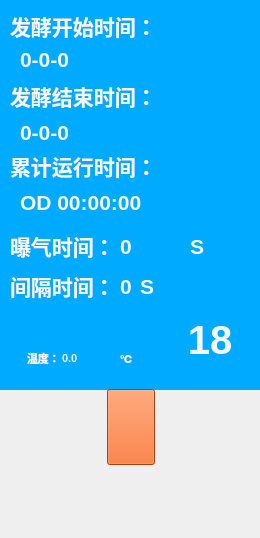
<?xml version="1.0" encoding="UTF-8"?>
<ui version="4.0">
 <class>FFTank</class>
 <widget class="QWidget" name="FFTank">
  <property name="geometry">
   <rect>
    <x>0</x>
    <y>0</y>
    <width>260</width>
    <height>538</height>
   </rect>
  </property>
  <property name="windowTitle">
   <string>Form</string>
  </property>
  <property name="autoFillBackground">
   <bool>true</bool>
  </property>
  <widget class="QFrame" name="tankFrame">
   <property name="enabled">
    <bool>true</bool>
   </property>
   <property name="geometry">
    <rect>
     <x>0</x>
     <y>0</y>
     <width>260</width>
     <height>390</height>
    </rect>
   </property>
   <property name="minimumSize">
    <size>
     <width>0</width>
     <height>0</height>
    </size>
   </property>
   <property name="palette">
    <palette>
     <active>
      <colorrole role="WindowText">
       <brush brushstyle="SolidPattern">
        <color alpha="255">
         <red>0</red>
         <green>0</green>
         <blue>0</blue>
        </color>
       </brush>
      </colorrole>
      <colorrole role="Button">
       <brush brushstyle="SolidPattern">
        <color alpha="255">
         <red>0</red>
         <green>170</green>
         <blue>255</blue>
        </color>
       </brush>
      </colorrole>
      <colorrole role="Light">
       <brush brushstyle="SolidPattern">
        <color alpha="255">
         <red>127</red>
         <green>213</green>
         <blue>255</blue>
        </color>
       </brush>
      </colorrole>
      <colorrole role="Midlight">
       <brush brushstyle="SolidPattern">
        <color alpha="255">
         <red>63</red>
         <green>191</green>
         <blue>255</blue>
        </color>
       </brush>
      </colorrole>
      <colorrole role="Dark">
       <brush brushstyle="SolidPattern">
        <color alpha="255">
         <red>0</red>
         <green>85</green>
         <blue>127</blue>
        </color>
       </brush>
      </colorrole>
      <colorrole role="Mid">
       <brush brushstyle="SolidPattern">
        <color alpha="255">
         <red>0</red>
         <green>113</green>
         <blue>170</blue>
        </color>
       </brush>
      </colorrole>
      <colorrole role="Text">
       <brush brushstyle="SolidPattern">
        <color alpha="255">
         <red>0</red>
         <green>0</green>
         <blue>0</blue>
        </color>
       </brush>
      </colorrole>
      <colorrole role="BrightText">
       <brush brushstyle="SolidPattern">
        <color alpha="255">
         <red>255</red>
         <green>255</green>
         <blue>255</blue>
        </color>
       </brush>
      </colorrole>
      <colorrole role="ButtonText">
       <brush brushstyle="SolidPattern">
        <color alpha="255">
         <red>0</red>
         <green>0</green>
         <blue>0</blue>
        </color>
       </brush>
      </colorrole>
      <colorrole role="Base">
       <brush brushstyle="SolidPattern">
        <color alpha="255">
         <red>255</red>
         <green>255</green>
         <blue>255</blue>
        </color>
       </brush>
      </colorrole>
      <colorrole role="Window">
       <brush brushstyle="SolidPattern">
        <color alpha="255">
         <red>0</red>
         <green>170</green>
         <blue>255</blue>
        </color>
       </brush>
      </colorrole>
      <colorrole role="Shadow">
       <brush brushstyle="SolidPattern">
        <color alpha="255">
         <red>0</red>
         <green>0</green>
         <blue>0</blue>
        </color>
       </brush>
      </colorrole>
      <colorrole role="AlternateBase">
       <brush brushstyle="SolidPattern">
        <color alpha="255">
         <red>127</red>
         <green>212</green>
         <blue>255</blue>
        </color>
       </brush>
      </colorrole>
      <colorrole role="ToolTipBase">
       <brush brushstyle="SolidPattern">
        <color alpha="255">
         <red>255</red>
         <green>255</green>
         <blue>220</blue>
        </color>
       </brush>
      </colorrole>
      <colorrole role="ToolTipText">
       <brush brushstyle="SolidPattern">
        <color alpha="255">
         <red>0</red>
         <green>0</green>
         <blue>0</blue>
        </color>
       </brush>
      </colorrole>
     </active>
     <inactive>
      <colorrole role="WindowText">
       <brush brushstyle="SolidPattern">
        <color alpha="255">
         <red>0</red>
         <green>0</green>
         <blue>0</blue>
        </color>
       </brush>
      </colorrole>
      <colorrole role="Button">
       <brush brushstyle="SolidPattern">
        <color alpha="255">
         <red>0</red>
         <green>170</green>
         <blue>255</blue>
        </color>
       </brush>
      </colorrole>
      <colorrole role="Light">
       <brush brushstyle="SolidPattern">
        <color alpha="255">
         <red>127</red>
         <green>213</green>
         <blue>255</blue>
        </color>
       </brush>
      </colorrole>
      <colorrole role="Midlight">
       <brush brushstyle="SolidPattern">
        <color alpha="255">
         <red>63</red>
         <green>191</green>
         <blue>255</blue>
        </color>
       </brush>
      </colorrole>
      <colorrole role="Dark">
       <brush brushstyle="SolidPattern">
        <color alpha="255">
         <red>0</red>
         <green>85</green>
         <blue>127</blue>
        </color>
       </brush>
      </colorrole>
      <colorrole role="Mid">
       <brush brushstyle="SolidPattern">
        <color alpha="255">
         <red>0</red>
         <green>113</green>
         <blue>170</blue>
        </color>
       </brush>
      </colorrole>
      <colorrole role="Text">
       <brush brushstyle="SolidPattern">
        <color alpha="255">
         <red>0</red>
         <green>0</green>
         <blue>0</blue>
        </color>
       </brush>
      </colorrole>
      <colorrole role="BrightText">
       <brush brushstyle="SolidPattern">
        <color alpha="255">
         <red>255</red>
         <green>255</green>
         <blue>255</blue>
        </color>
       </brush>
      </colorrole>
      <colorrole role="ButtonText">
       <brush brushstyle="SolidPattern">
        <color alpha="255">
         <red>0</red>
         <green>0</green>
         <blue>0</blue>
        </color>
       </brush>
      </colorrole>
      <colorrole role="Base">
       <brush brushstyle="SolidPattern">
        <color alpha="255">
         <red>255</red>
         <green>255</green>
         <blue>255</blue>
        </color>
       </brush>
      </colorrole>
      <colorrole role="Window">
       <brush brushstyle="SolidPattern">
        <color alpha="255">
         <red>0</red>
         <green>170</green>
         <blue>255</blue>
        </color>
       </brush>
      </colorrole>
      <colorrole role="Shadow">
       <brush brushstyle="SolidPattern">
        <color alpha="255">
         <red>0</red>
         <green>0</green>
         <blue>0</blue>
        </color>
       </brush>
      </colorrole>
      <colorrole role="AlternateBase">
       <brush brushstyle="SolidPattern">
        <color alpha="255">
         <red>127</red>
         <green>212</green>
         <blue>255</blue>
        </color>
       </brush>
      </colorrole>
      <colorrole role="ToolTipBase">
       <brush brushstyle="SolidPattern">
        <color alpha="255">
         <red>255</red>
         <green>255</green>
         <blue>220</blue>
        </color>
       </brush>
      </colorrole>
      <colorrole role="ToolTipText">
       <brush brushstyle="SolidPattern">
        <color alpha="255">
         <red>0</red>
         <green>0</green>
         <blue>0</blue>
        </color>
       </brush>
      </colorrole>
     </inactive>
     <disabled>
      <colorrole role="WindowText">
       <brush brushstyle="SolidPattern">
        <color alpha="255">
         <red>0</red>
         <green>85</green>
         <blue>127</blue>
        </color>
       </brush>
      </colorrole>
      <colorrole role="Button">
       <brush brushstyle="SolidPattern">
        <color alpha="255">
         <red>0</red>
         <green>170</green>
         <blue>255</blue>
        </color>
       </brush>
      </colorrole>
      <colorrole role="Light">
       <brush brushstyle="SolidPattern">
        <color alpha="255">
         <red>127</red>
         <green>213</green>
         <blue>255</blue>
        </color>
       </brush>
      </colorrole>
      <colorrole role="Midlight">
       <brush brushstyle="SolidPattern">
        <color alpha="255">
         <red>63</red>
         <green>191</green>
         <blue>255</blue>
        </color>
       </brush>
      </colorrole>
      <colorrole role="Dark">
       <brush brushstyle="SolidPattern">
        <color alpha="255">
         <red>0</red>
         <green>85</green>
         <blue>127</blue>
        </color>
       </brush>
      </colorrole>
      <colorrole role="Mid">
       <brush brushstyle="SolidPattern">
        <color alpha="255">
         <red>0</red>
         <green>113</green>
         <blue>170</blue>
        </color>
       </brush>
      </colorrole>
      <colorrole role="Text">
       <brush brushstyle="SolidPattern">
        <color alpha="255">
         <red>0</red>
         <green>85</green>
         <blue>127</blue>
        </color>
       </brush>
      </colorrole>
      <colorrole role="BrightText">
       <brush brushstyle="SolidPattern">
        <color alpha="255">
         <red>255</red>
         <green>255</green>
         <blue>255</blue>
        </color>
       </brush>
      </colorrole>
      <colorrole role="ButtonText">
       <brush brushstyle="SolidPattern">
        <color alpha="255">
         <red>0</red>
         <green>85</green>
         <blue>127</blue>
        </color>
       </brush>
      </colorrole>
      <colorrole role="Base">
       <brush brushstyle="SolidPattern">
        <color alpha="255">
         <red>0</red>
         <green>170</green>
         <blue>255</blue>
        </color>
       </brush>
      </colorrole>
      <colorrole role="Window">
       <brush brushstyle="SolidPattern">
        <color alpha="255">
         <red>0</red>
         <green>170</green>
         <blue>255</blue>
        </color>
       </brush>
      </colorrole>
      <colorrole role="Shadow">
       <brush brushstyle="SolidPattern">
        <color alpha="255">
         <red>0</red>
         <green>0</green>
         <blue>0</blue>
        </color>
       </brush>
      </colorrole>
      <colorrole role="AlternateBase">
       <brush brushstyle="SolidPattern">
        <color alpha="255">
         <red>0</red>
         <green>170</green>
         <blue>255</blue>
        </color>
       </brush>
      </colorrole>
      <colorrole role="ToolTipBase">
       <brush brushstyle="SolidPattern">
        <color alpha="255">
         <red>255</red>
         <green>255</green>
         <blue>220</blue>
        </color>
       </brush>
      </colorrole>
      <colorrole role="ToolTipText">
       <brush brushstyle="SolidPattern">
        <color alpha="255">
         <red>0</red>
         <green>0</green>
         <blue>0</blue>
        </color>
       </brush>
      </colorrole>
     </disabled>
    </palette>
   </property>
   <property name="font">
    <font>
     <weight>50</weight>
     <bold>false</bold>
    </font>
   </property>
   <property name="autoFillBackground">
    <bool>true</bool>
   </property>
   <property name="frameShape">
    <enum>QFrame::NoFrame</enum>
   </property>
   <property name="frameShadow">
    <enum>QFrame::Raised</enum>
   </property>
   <widget class="QLabel" name="startTimeLabel">
    <property name="geometry">
     <rect>
      <x>10</x>
      <y>10</y>
      <width>162</width>
      <height>32</height>
     </rect>
    </property>
    <property name="font">
     <font>
      <family>Verdana</family>
      <pointsize>16</pointsize>
      <weight>75</weight>
      <bold>true</bold>
      <kerning>true</kerning>
     </font>
    </property>
    <property name="styleSheet">
     <string notr="true">background-color: transparent;
color: rgba(250, 250, 250, 250);</string>
    </property>
    <property name="text">
     <string>发酵开始时间：</string>
    </property>
   </widget>
   <widget class="QLabel" name="endTimeLabel">
    <property name="geometry">
     <rect>
      <x>10</x>
      <y>80</y>
      <width>182</width>
      <height>32</height>
     </rect>
    </property>
    <property name="font">
     <font>
      <family>Verdana</family>
      <pointsize>16</pointsize>
      <weight>75</weight>
      <bold>true</bold>
     </font>
    </property>
    <property name="styleSheet">
     <string notr="true">background-color: transparent;
color: rgba(250, 250, 250, 250);</string>
    </property>
    <property name="text">
     <string>发酵结束时间：</string>
    </property>
   </widget>
   <widget class="QLabel" name="totalTimeLabel">
    <property name="geometry">
     <rect>
      <x>10</x>
      <y>150</y>
      <width>182</width>
      <height>32</height>
     </rect>
    </property>
    <property name="font">
     <font>
      <family>Verdana</family>
      <pointsize>16</pointsize>
      <weight>75</weight>
      <bold>true</bold>
     </font>
    </property>
    <property name="styleSheet">
     <string notr="true">background-color: transparent;
color: rgba(250, 250, 250, 250);</string>
    </property>
    <property name="text">
     <string>累计运行时间：</string>
    </property>
   </widget>
   <widget class="QLabel" name="startTimeValueLabel">
    <property name="geometry">
     <rect>
      <x>20</x>
      <y>47</y>
      <width>242</width>
      <height>32</height>
     </rect>
    </property>
    <property name="font">
     <font>
      <pointsize>16</pointsize>
      <weight>75</weight>
      <bold>true</bold>
     </font>
    </property>
    <property name="styleSheet">
     <string notr="true">background-color: transparent;
color: rgba(250, 250, 250, 250);</string>
    </property>
    <property name="text">
     <string>0-0-0</string>
    </property>
    <property name="alignment">
     <set>Qt::AlignLeading|Qt::AlignLeft|Qt::AlignTop</set>
    </property>
   </widget>
   <widget class="QLabel" name="endTimeValueLabel">
    <property name="geometry">
     <rect>
      <x>20</x>
      <y>120</y>
      <width>242</width>
      <height>32</height>
     </rect>
    </property>
    <property name="font">
     <font>
      <pointsize>16</pointsize>
      <weight>75</weight>
      <bold>true</bold>
     </font>
    </property>
    <property name="styleSheet">
     <string notr="true">background-color: transparent;
color: rgba(250, 250, 250, 250);</string>
    </property>
    <property name="text">
     <string>0-0-0</string>
    </property>
    <property name="alignment">
     <set>Qt::AlignLeading|Qt::AlignLeft|Qt::AlignTop</set>
    </property>
   </widget>
   <widget class="QLabel" name="totalTimeValueLabel">
    <property name="geometry">
     <rect>
      <x>20</x>
      <y>190</y>
      <width>200</width>
      <height>30</height>
     </rect>
    </property>
    <property name="font">
     <font>
      <pointsize>16</pointsize>
      <weight>75</weight>
      <bold>true</bold>
     </font>
    </property>
    <property name="styleSheet">
     <string notr="true">background-color: transparent;
color: rgba(250, 250, 250, 250);</string>
    </property>
    <property name="text">
     <string>OD 00:00:00</string>
    </property>
    <property name="alignment">
     <set>Qt::AlignLeading|Qt::AlignLeft|Qt::AlignTop</set>
    </property>
   </widget>
   <widget class="QLabel" name="weightTempture">
    <property name="geometry">
     <rect>
      <x>27</x>
      <y>350</y>
      <width>55</width>
      <height>16</height>
     </rect>
    </property>
    <property name="font">
     <font>
      <family>Verdana</family>
      <pointsize>8</pointsize>
      <weight>75</weight>
      <bold>true</bold>
     </font>
    </property>
    <property name="styleSheet">
     <string notr="true">background-color: transparent;
color: rgba(250, 250, 250, 250);</string>
    </property>
    <property name="text">
     <string>温度：</string>
    </property>
   </widget>
   <widget class="QLabel" name="wtValueLabel">
    <property name="geometry">
     <rect>
      <x>62</x>
      <y>350</y>
      <width>60</width>
      <height>16</height>
     </rect>
    </property>
    <property name="font">
     <font>
      <pointsize>8</pointsize>
      <weight>75</weight>
      <bold>true</bold>
     </font>
    </property>
    <property name="styleSheet">
     <string notr="true">background-color: transparent;
color: rgba(250, 250, 250, 250);</string>
    </property>
    <property name="text">
     <string>0.0</string>
    </property>
   </widget>
   <widget class="QLabel" name="wtValueLabel_1">
    <property name="geometry">
     <rect>
      <x>120</x>
      <y>350</y>
      <width>16</width>
      <height>16</height>
     </rect>
    </property>
    <property name="font">
     <font>
      <pointsize>8</pointsize>
      <weight>75</weight>
      <bold>true</bold>
     </font>
    </property>
    <property name="styleSheet">
     <string notr="true">background-color: transparent;
color: rgba(250, 250, 250, 250);</string>
    </property>
    <property name="text">
     <string>℃</string>
    </property>
   </widget>
   <widget class="QLabel" name="tankIndexLabel">
    <property name="geometry">
     <rect>
      <x>180</x>
      <y>310</y>
      <width>60</width>
      <height>60</height>
     </rect>
    </property>
    <property name="font">
     <font>
      <pointsize>30</pointsize>
      <weight>75</weight>
      <bold>true</bold>
     </font>
    </property>
    <property name="styleSheet">
     <string notr="true">background-color: transparent;
color: rgba(250, 250, 250, 250);</string>
    </property>
    <property name="text">
     <string>18</string>
    </property>
    <property name="alignment">
     <set>Qt::AlignCenter</set>
    </property>
   </widget>
   <widget class="QLabel" name="SpaceTimeLabel">
    <property name="geometry">
     <rect>
      <x>10</x>
      <y>270</y>
      <width>110</width>
      <height>32</height>
     </rect>
    </property>
    <property name="font">
     <font>
      <family>Verdana</family>
      <pointsize>16</pointsize>
      <weight>75</weight>
      <bold>true</bold>
     </font>
    </property>
    <property name="styleSheet">
     <string notr="true">background-color: transparent;
color: rgba(250, 250, 250, 250);</string>
    </property>
    <property name="text">
     <string>间隔时间：</string>
    </property>
   </widget>
   <widget class="QLabel" name="wtValueLabel_4">
    <property name="geometry">
     <rect>
      <x>140</x>
      <y>270</y>
      <width>32</width>
      <height>32</height>
     </rect>
    </property>
    <property name="font">
     <font>
      <pointsize>16</pointsize>
      <weight>75</weight>
      <bold>true</bold>
     </font>
    </property>
    <property name="styleSheet">
     <string notr="true">background-color: transparent;
color: rgba(250, 250, 250, 250);</string>
    </property>
    <property name="text">
     <string>S</string>
    </property>
   </widget>
   <widget class="QLabel" name="spacTimeValueLabel">
    <property name="geometry">
     <rect>
      <x>120</x>
      <y>270</y>
      <width>80</width>
      <height>32</height>
     </rect>
    </property>
    <property name="font">
     <font>
      <pointsize>16</pointsize>
      <weight>75</weight>
      <bold>true</bold>
     </font>
    </property>
    <property name="styleSheet">
     <string notr="true">background-color: transparent;
color: rgba(250, 250, 250, 250);</string>
    </property>
    <property name="text">
     <string>0</string>
    </property>
   </widget>
   <widget class="QLabel" name="runTimeValueLabel">
    <property name="geometry">
     <rect>
      <x>120</x>
      <y>230</y>
      <width>80</width>
      <height>32</height>
     </rect>
    </property>
    <property name="font">
     <font>
      <pointsize>16</pointsize>
      <weight>75</weight>
      <bold>true</bold>
     </font>
    </property>
    <property name="styleSheet">
     <string notr="true">background-color: transparent;
color: rgba(250, 250, 250, 250);</string>
    </property>
    <property name="text">
     <string>0</string>
    </property>
   </widget>
   <widget class="QLabel" name="runTimeLabel">
    <property name="geometry">
     <rect>
      <x>10</x>
      <y>230</y>
      <width>110</width>
      <height>32</height>
     </rect>
    </property>
    <property name="font">
     <font>
      <family>Verdana</family>
      <pointsize>16</pointsize>
      <weight>75</weight>
      <bold>true</bold>
     </font>
    </property>
    <property name="styleSheet">
     <string notr="true">background-color: transparent;
color: rgba(250, 250, 250, 250);</string>
    </property>
    <property name="text">
     <string>曝气时间：</string>
    </property>
   </widget>
   <widget class="QLabel" name="wtValueLabel_5">
    <property name="geometry">
     <rect>
      <x>190</x>
      <y>230</y>
      <width>32</width>
      <height>32</height>
     </rect>
    </property>
    <property name="font">
     <font>
      <pointsize>16</pointsize>
      <weight>75</weight>
      <bold>true</bold>
     </font>
    </property>
    <property name="styleSheet">
     <string notr="true">background-color: transparent;
color: rgba(250, 250, 250, 250);</string>
    </property>
    <property name="text">
     <string>S</string>
    </property>
   </widget>
  </widget>
  <widget class="QPushButton" name="fanButton">
   <property name="geometry">
    <rect>
     <x>107</x>
     <y>389</y>
     <width>48</width>
     <height>76</height>
    </rect>
   </property>
   <property name="sizePolicy">
    <sizepolicy hsizetype="Expanding" vsizetype="Expanding">
     <horstretch>0</horstretch>
     <verstretch>0</verstretch>
    </sizepolicy>
   </property>
   <property name="minimumSize">
    <size>
     <width>0</width>
     <height>0</height>
    </size>
   </property>
   <property name="palette">
    <palette>
     <active>
      <colorrole role="WindowText">
       <brush brushstyle="SolidPattern">
        <color alpha="255">
         <red>0</red>
         <green>0</green>
         <blue>0</blue>
        </color>
       </brush>
      </colorrole>
      <colorrole role="Button">
       <brush brushstyle="SolidPattern">
        <color alpha="255">
         <red>255</red>
         <green>85</green>
         <blue>0</blue>
        </color>
       </brush>
      </colorrole>
      <colorrole role="Light">
       <brush brushstyle="SolidPattern">
        <color alpha="255">
         <red>255</red>
         <green>170</green>
         <blue>127</blue>
        </color>
       </brush>
      </colorrole>
      <colorrole role="Midlight">
       <brush brushstyle="SolidPattern">
        <color alpha="255">
         <red>255</red>
         <green>127</green>
         <blue>63</blue>
        </color>
       </brush>
      </colorrole>
      <colorrole role="Dark">
       <brush brushstyle="SolidPattern">
        <color alpha="255">
         <red>127</red>
         <green>42</green>
         <blue>0</blue>
        </color>
       </brush>
      </colorrole>
      <colorrole role="Mid">
       <brush brushstyle="SolidPattern">
        <color alpha="255">
         <red>170</red>
         <green>56</green>
         <blue>0</blue>
        </color>
       </brush>
      </colorrole>
      <colorrole role="Text">
       <brush brushstyle="SolidPattern">
        <color alpha="255">
         <red>0</red>
         <green>0</green>
         <blue>0</blue>
        </color>
       </brush>
      </colorrole>
      <colorrole role="BrightText">
       <brush brushstyle="SolidPattern">
        <color alpha="255">
         <red>255</red>
         <green>255</green>
         <blue>255</blue>
        </color>
       </brush>
      </colorrole>
      <colorrole role="ButtonText">
       <brush brushstyle="SolidPattern">
        <color alpha="255">
         <red>0</red>
         <green>0</green>
         <blue>0</blue>
        </color>
       </brush>
      </colorrole>
      <colorrole role="Base">
       <brush brushstyle="SolidPattern">
        <color alpha="255">
         <red>255</red>
         <green>255</green>
         <blue>255</blue>
        </color>
       </brush>
      </colorrole>
      <colorrole role="Window">
       <brush brushstyle="SolidPattern">
        <color alpha="255">
         <red>255</red>
         <green>85</green>
         <blue>0</blue>
        </color>
       </brush>
      </colorrole>
      <colorrole role="Shadow">
       <brush brushstyle="SolidPattern">
        <color alpha="255">
         <red>0</red>
         <green>0</green>
         <blue>0</blue>
        </color>
       </brush>
      </colorrole>
      <colorrole role="AlternateBase">
       <brush brushstyle="SolidPattern">
        <color alpha="255">
         <red>255</red>
         <green>170</green>
         <blue>127</blue>
        </color>
       </brush>
      </colorrole>
      <colorrole role="ToolTipBase">
       <brush brushstyle="SolidPattern">
        <color alpha="255">
         <red>255</red>
         <green>255</green>
         <blue>220</blue>
        </color>
       </brush>
      </colorrole>
      <colorrole role="ToolTipText">
       <brush brushstyle="SolidPattern">
        <color alpha="255">
         <red>0</red>
         <green>0</green>
         <blue>0</blue>
        </color>
       </brush>
      </colorrole>
     </active>
     <inactive>
      <colorrole role="WindowText">
       <brush brushstyle="SolidPattern">
        <color alpha="255">
         <red>0</red>
         <green>0</green>
         <blue>0</blue>
        </color>
       </brush>
      </colorrole>
      <colorrole role="Button">
       <brush brushstyle="SolidPattern">
        <color alpha="255">
         <red>255</red>
         <green>85</green>
         <blue>0</blue>
        </color>
       </brush>
      </colorrole>
      <colorrole role="Light">
       <brush brushstyle="SolidPattern">
        <color alpha="255">
         <red>255</red>
         <green>170</green>
         <blue>127</blue>
        </color>
       </brush>
      </colorrole>
      <colorrole role="Midlight">
       <brush brushstyle="SolidPattern">
        <color alpha="255">
         <red>255</red>
         <green>127</green>
         <blue>63</blue>
        </color>
       </brush>
      </colorrole>
      <colorrole role="Dark">
       <brush brushstyle="SolidPattern">
        <color alpha="255">
         <red>127</red>
         <green>42</green>
         <blue>0</blue>
        </color>
       </brush>
      </colorrole>
      <colorrole role="Mid">
       <brush brushstyle="SolidPattern">
        <color alpha="255">
         <red>170</red>
         <green>56</green>
         <blue>0</blue>
        </color>
       </brush>
      </colorrole>
      <colorrole role="Text">
       <brush brushstyle="SolidPattern">
        <color alpha="255">
         <red>0</red>
         <green>0</green>
         <blue>0</blue>
        </color>
       </brush>
      </colorrole>
      <colorrole role="BrightText">
       <brush brushstyle="SolidPattern">
        <color alpha="255">
         <red>255</red>
         <green>255</green>
         <blue>255</blue>
        </color>
       </brush>
      </colorrole>
      <colorrole role="ButtonText">
       <brush brushstyle="SolidPattern">
        <color alpha="255">
         <red>0</red>
         <green>0</green>
         <blue>0</blue>
        </color>
       </brush>
      </colorrole>
      <colorrole role="Base">
       <brush brushstyle="SolidPattern">
        <color alpha="255">
         <red>255</red>
         <green>255</green>
         <blue>255</blue>
        </color>
       </brush>
      </colorrole>
      <colorrole role="Window">
       <brush brushstyle="SolidPattern">
        <color alpha="255">
         <red>255</red>
         <green>85</green>
         <blue>0</blue>
        </color>
       </brush>
      </colorrole>
      <colorrole role="Shadow">
       <brush brushstyle="SolidPattern">
        <color alpha="255">
         <red>0</red>
         <green>0</green>
         <blue>0</blue>
        </color>
       </brush>
      </colorrole>
      <colorrole role="AlternateBase">
       <brush brushstyle="SolidPattern">
        <color alpha="255">
         <red>255</red>
         <green>170</green>
         <blue>127</blue>
        </color>
       </brush>
      </colorrole>
      <colorrole role="ToolTipBase">
       <brush brushstyle="SolidPattern">
        <color alpha="255">
         <red>255</red>
         <green>255</green>
         <blue>220</blue>
        </color>
       </brush>
      </colorrole>
      <colorrole role="ToolTipText">
       <brush brushstyle="SolidPattern">
        <color alpha="255">
         <red>0</red>
         <green>0</green>
         <blue>0</blue>
        </color>
       </brush>
      </colorrole>
     </inactive>
     <disabled>
      <colorrole role="WindowText">
       <brush brushstyle="SolidPattern">
        <color alpha="255">
         <red>127</red>
         <green>42</green>
         <blue>0</blue>
        </color>
       </brush>
      </colorrole>
      <colorrole role="Button">
       <brush brushstyle="SolidPattern">
        <color alpha="255">
         <red>255</red>
         <green>85</green>
         <blue>0</blue>
        </color>
       </brush>
      </colorrole>
      <colorrole role="Light">
       <brush brushstyle="SolidPattern">
        <color alpha="255">
         <red>255</red>
         <green>170</green>
         <blue>127</blue>
        </color>
       </brush>
      </colorrole>
      <colorrole role="Midlight">
       <brush brushstyle="SolidPattern">
        <color alpha="255">
         <red>255</red>
         <green>127</green>
         <blue>63</blue>
        </color>
       </brush>
      </colorrole>
      <colorrole role="Dark">
       <brush brushstyle="SolidPattern">
        <color alpha="255">
         <red>127</red>
         <green>42</green>
         <blue>0</blue>
        </color>
       </brush>
      </colorrole>
      <colorrole role="Mid">
       <brush brushstyle="SolidPattern">
        <color alpha="255">
         <red>170</red>
         <green>56</green>
         <blue>0</blue>
        </color>
       </brush>
      </colorrole>
      <colorrole role="Text">
       <brush brushstyle="SolidPattern">
        <color alpha="255">
         <red>127</red>
         <green>42</green>
         <blue>0</blue>
        </color>
       </brush>
      </colorrole>
      <colorrole role="BrightText">
       <brush brushstyle="SolidPattern">
        <color alpha="255">
         <red>255</red>
         <green>255</green>
         <blue>255</blue>
        </color>
       </brush>
      </colorrole>
      <colorrole role="ButtonText">
       <brush brushstyle="SolidPattern">
        <color alpha="255">
         <red>127</red>
         <green>42</green>
         <blue>0</blue>
        </color>
       </brush>
      </colorrole>
      <colorrole role="Base">
       <brush brushstyle="SolidPattern">
        <color alpha="255">
         <red>255</red>
         <green>85</green>
         <blue>0</blue>
        </color>
       </brush>
      </colorrole>
      <colorrole role="Window">
       <brush brushstyle="SolidPattern">
        <color alpha="255">
         <red>255</red>
         <green>85</green>
         <blue>0</blue>
        </color>
       </brush>
      </colorrole>
      <colorrole role="Shadow">
       <brush brushstyle="SolidPattern">
        <color alpha="255">
         <red>0</red>
         <green>0</green>
         <blue>0</blue>
        </color>
       </brush>
      </colorrole>
      <colorrole role="AlternateBase">
       <brush brushstyle="SolidPattern">
        <color alpha="255">
         <red>255</red>
         <green>85</green>
         <blue>0</blue>
        </color>
       </brush>
      </colorrole>
      <colorrole role="ToolTipBase">
       <brush brushstyle="SolidPattern">
        <color alpha="255">
         <red>255</red>
         <green>255</green>
         <blue>220</blue>
        </color>
       </brush>
      </colorrole>
      <colorrole role="ToolTipText">
       <brush brushstyle="SolidPattern">
        <color alpha="255">
         <red>0</red>
         <green>0</green>
         <blue>0</blue>
        </color>
       </brush>
      </colorrole>
     </disabled>
    </palette>
   </property>
   <property name="autoFillBackground">
    <bool>false</bool>
   </property>
   <property name="text">
    <string/>
   </property>
   <property name="icon">
    <iconset resource="src.qrc">
     <normaloff>:/image/new/tank_valve_closed.png</normaloff>:/image/new/tank_valve_closed.png</iconset>
   </property>
   <property name="iconSize">
    <size>
     <width>48</width>
     <height>73</height>
    </size>
   </property>
   <property name="checkable">
    <bool>false</bool>
   </property>
   <property name="autoRepeat">
    <bool>true</bool>
   </property>
   <property name="autoExclusive">
    <bool>false</bool>
   </property>
  </widget>
 </widget>
 <resources>
  <include location="src.qrc"/>
 </resources>
 <connections/>
</ui>
